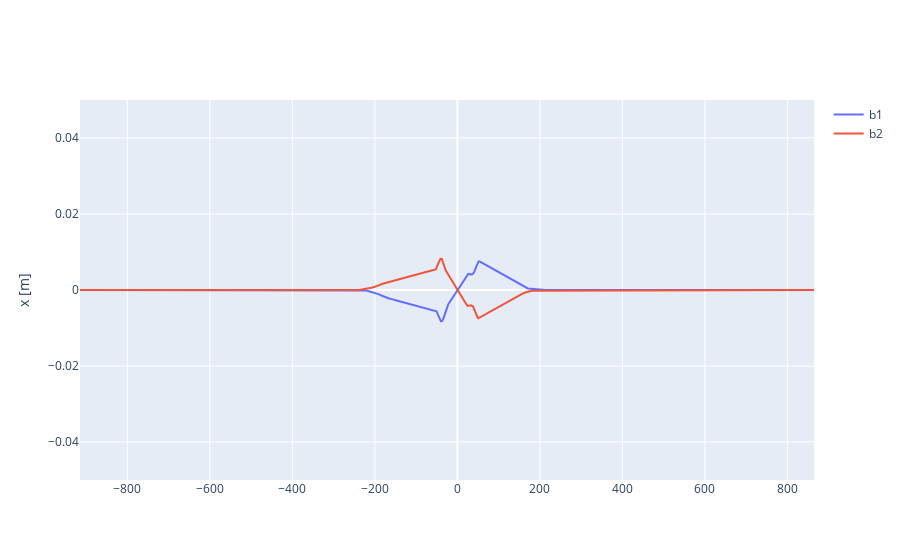

Notebook code for this chart:
### Code cell
fig = go.Figure()

fig.add_trace(go.Scatter(x=s5_b1, y=x5_b1, mode='lines', name = 'b1'))
fig.add_trace(go.Scatter(x=s5_b2, y=x5_b2, mode='lines', name = 'b2'))
fig.update_yaxes(range=[-0.05, 0.05], title_text="x [m]")

fig.show()

### Figure 1 — Plotly figure (JSON) as saved in the notebook; plotly's stock layout.template omitted (floating-point values rounded to 4 significant figures; data arrays with more than 128 entries replaced by an {"elided": "..."} marker saying what was removed)
{"data": [{"mode": "lines", "name": "b1", "type": "scatter", "x": {"elided": "10001 float values"}, "y": {"elided": "10001 float values"}}, {"mode": "lines", "name": "b2", "type": "scatter", "x": {"elided": "10001 float values"}, "y": {"elided": "10001 float values"}}], "layout": {"yaxis": {"range": [-0.05, 0.05], "title": {"text": "x [m]"}}}}
